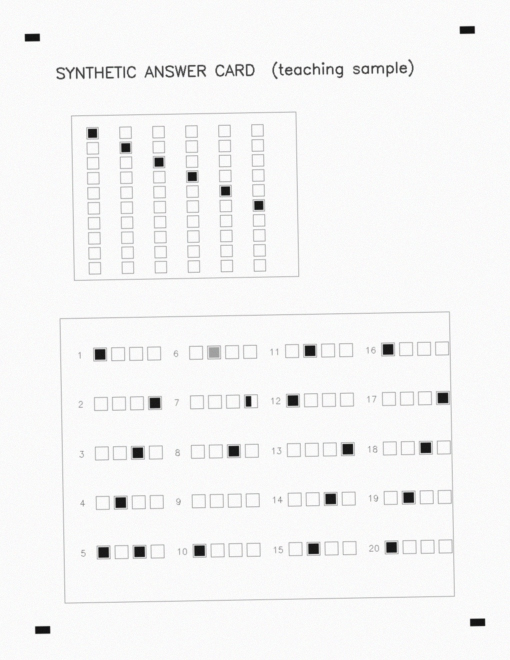
#> input picture draft/collaboration/claude_31_35/recording_candidates/34/card_synthetic_01.jpg, 1020 x 1320 px (shown at 1/2 size)
$ python -i _verify_cards.py   (imports and definitions only)
#> lines starting #> are read from the running program, lines starting #| are printed output that depends on the picture; after the words box and inside, x2 and y2 are one past the last pixel; in counts of white or black regions, pixels touching at a corner belong together
#> further down, picture is the input picture: shape (1320, 1020, 3); mean B, G, R 245.2, 245.3, 245.2
# -*- coding: utf-8 -*-
"""核对第 34/35 讲答题卡识别:40 张扫描卡逐张识别,和学长程序的结果 test_1.xlsx 逐题比对。
用法:python _verify_cards.py <学长项目目录> [定位块面积下限 上限]"""
import cv2, numpy as np, glob, os, sys, json
import openpyxl

G = sys.argv[1]
AMIN, AMAX = (int(sys.argv[2]), int(sys.argv[3])) if len(sys.argv) > 3 else (300, 600)
# [1 line not run here, left out]


def imread(p): return cv2.imdecode(np.fromfile(p, np.uint8), 1)


def locate(img):
    """第 34 讲 p6:找四个定位块 → 透视拉正成 600×800"""
    gray = cv2.cvtColor(img, cv2.COLOR_BGR2GRAY)
    _, binary = cv2.threshold(gray, 127, 255, cv2.THRESH_BINARY_INV)
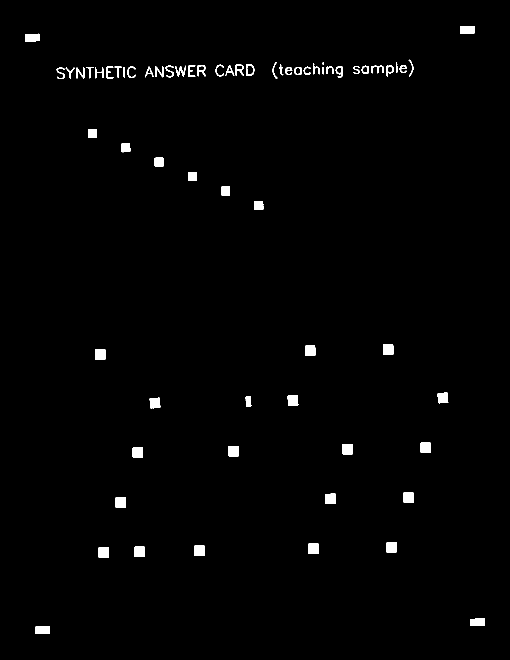
#> binary: shape (1320, 1020) (shown at 1/2 size); 1.2% white; 65 white regions (1 under 20 px)
    contours, _ = cv2.findContours(binary, cv2.RETR_EXTERNAL, cv2.CHAIN_APPROX_SIMPLE)
#> contours = 65 contours, 1 with area under 20; largest, box (x1, y1, x2, y2) and area: (457, 892, 478, 913) 399, (685, 888, 706, 909) 399, (50, 67, 80, 83) 399, (841, 885, 862, 906) 398, (231, 995, 252, 1016) 398
    marks = []
    for c in contours:
        x, y, w, h = cv2.boundingRect(c)
        if 1.6 <= w / h <= 2.3 and AMIN <= cv2.contourArea(c) <= AMAX:
            marks.append((x, y, w, h))
#> this loop made 65 passes
#> (x, y, w, h) on passes 1 to 12: (70, 1252, 30, 16), (940, 1237, 30, 15), (197, 1094, 21, 21), (269, 1093, 21, 21), (389, 1091, 21, 21), (617, 1087, 21, 21), (773, 1084, 21, 21), (231, 995, 21, 21), (651, 987, 21, 21), (807, 985, 21, 21), (265, 895, 21, 21), (457, 892, 21, 21)
#> after the loop, marks = []
    if len(marks) != 4:
        return None, len(marks)
    marks.sort(key=lambda m: m[1])                       # 先按 y 分上下
    top = sorted(marks[:2], key=lambda m: m[0]); bot = sorted(marks[2:], key=lambda m: m[0])   # 再按 x 分左右
    (x0, y0, w0, h0), (x1, y1, w1, h1) = top; (x2, y2, w2, h2), (x3, y3, w3, h3) = bot
    src = np.float32([[x0, y0], [x1 + w1, y1], [x3 + w3, y3 + h3], [x2, y2 + h2]])   # 左上、右上、右下、左下
    M = cv2.getPerspectiveTransform(src, np.float32([[0, 0], [599, 0], [599, 799], [0, 799]]))
    return cv2.warpPerspective(img, M, (600, 800)), 4


def read_card(card):
    """第 34 讲 p8:按模板坐标数白色像素"""
    _, b = cv2.threshold(cv2.cvtColor(card, cv2.COLOR_BGR2GRAY), 127, 255, cv2.THRESH_BINARY_INV)
    x, y, w, h = T["choice_roi_rect"]
    choice = cv2.resize(b[y:y + h, x:x + w], (600, 400))       # 学长程序:先裁选择题区域,再缩放到 600×400
    answers = []
    for group in T["choice_pos_list"]:
        picked = ""
        for j, (cx, cy, cw, ch) in enumerate(group):
            if cv2.countNonZero(choice[cy:cy + ch, cx:cx + cw]) >= 100:
                picked += "ABCD"[j]
        answers.append(picked)
    x, y, w, h = T["number_roi_rect"]
    num = cv2.resize(b[y:y + h, x:x + w], (400, 300))
    sid = ""
    for col in T["number_pos_list"]:
        cnt = [cv2.countNonZero(num[cy:cy + ch, cx:cx + cw]) for cx, cy, cw, ch in col]
        sid += str(int(np.argmax(cnt)))
    return sid, answers


ref = {}
# [1 line that did not run here, left out]
# [2 lines not run here, left out]

files = sorted(glob.glob(os.path.join(G, "答题卡扫描文件", "*.jpg")))
ok_loc = ok_id = 0; q_total = q_same = 0; bad = []
# [18 lines not run here, left out]

>>> import cv2
>>> picture = cv2.imread('../../collaboration/claude_31_35/recording_candidates/34/card_synthetic_01.jpg')
>>> result = locate(picture)
